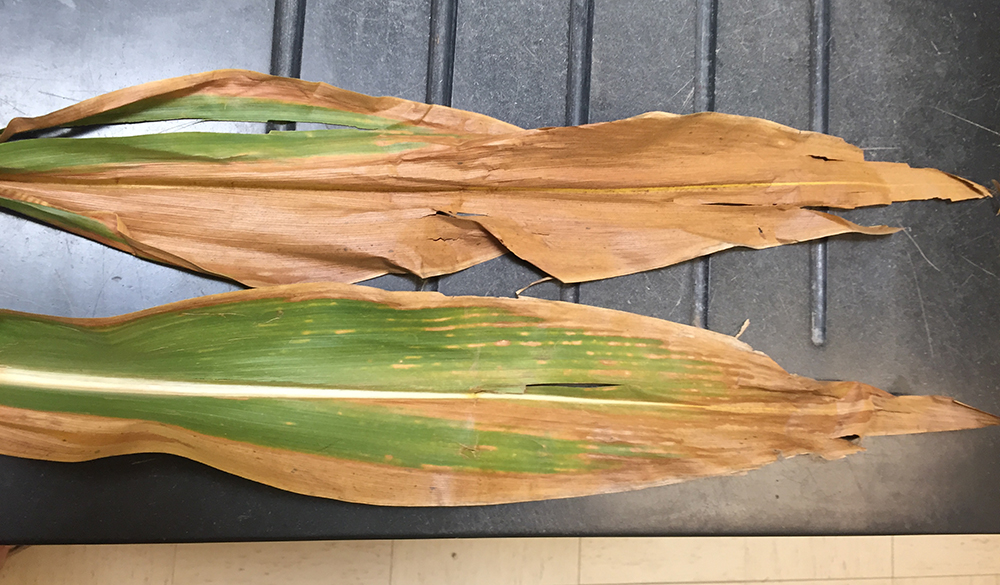
#> input picture assets/sample_images/Blight.jpg, 1000 x 585 px
$ python -i validator.py   (imports and definitions only)   (older library calls are emulated)
#> lines starting #> are read from the running program, lines starting #| are printed output that depends on the picture; after the words box and inside, x2 and y2 are one past the last pixel; in counts of white or black regions, pixels touching at a corner belong together
import cv2
import numpy as np
from PIL import Image

from utils.labels import CLASS_NAMES

MAIZE_HEALTHY_HUE = (68, 92)
MAIZE_LESION_HUE = (8, 34)
OTHER_PLANT_HUE = (38, 58)
FIELD_MAIZE_HUE = (40, 56)


def _pixel_ratio(mask: np.ndarray) -> float:
    return float(np.count_nonzero(mask)) / mask.size


def _vegetation_mask(hsv: np.ndarray) -> np.ndarray:
    h, s, v = cv2.split(hsv)
    return (s > 20) & (v > 30)


def _hue_stats(h: np.ndarray, vegetation: np.ndarray) -> tuple[float, float]:
    if not np.any(vegetation):
        return 0.0, 0.0
    hues = h[vegetation]
    return float(np.median(hues)), float(np.percentile(hues, 90) - np.percentile(hues, 10))


def analyze_leaf_likeness(image: Image.Image) -> dict:
    """Extract color and shape features used to reject non-maize uploads."""
    rgb = np.array(image.convert("RGB"))
    hsv = cv2.cvtColor(rgb, cv2.COLOR_RGB2HSV)
    h, s, v = cv2.split(hsv)
    vegetation = _vegetation_mask(hsv)

    green = cv2.inRange(hsv, (28, 25, 35), (95, 255, 255))
    brown_tan = cv2.inRange(hsv, (5, 25, 35), (22, 255, 210))
    rust_orange = cv2.inRange(hsv, (8, 40, 45), (22, 255, 255))

    foliage = cv2.bitwise_or(green, brown_tan)
    foliage = cv2.bitwise_or(foliage, rust_orange)

    skin = cv2.inRange(hsv, (0, 20, 50), (25, 170, 255))
    blue = cv2.inRange(hsv, (95, 35, 35), (135, 255, 255))
    gray = cv2.inRange(hsv, (0, 0, 35), (180, 45, 210))

    mango_fruit = cv2.inRange(hsv, (10, 70, 70), (26, 255, 255))
    citrus_fruit = cv2.inRange(hsv, (18, 90, 90), (32, 255, 255))
    tropical_leaf = cv2.inRange(hsv, (35, 35, 35), (58, 255, 220))

    maize_healthy_hue = (
        (h >= MAIZE_HEALTHY_HUE[0]) & (h <= MAIZE_HEALTHY_HUE[1]) & vegetation
    )
    maize_lesion_hue = (
        (h >= MAIZE_LESION_HUE[0])
        & (h <= MAIZE_LESION_HUE[1])
        & (s > 35)
        & vegetation
    )
    other_plant_hue = (
        (h >= OTHER_PLANT_HUE[0])
        & (h <= OTHER_PLANT_HUE[1])
        & (s > 30)
        & vegetation
    )

    veg_count = max(int(np.count_nonzero(vegetation)), 1)
    maize_healthy_ratio = float(np.count_nonzero(maize_healthy_hue)) / veg_count
    maize_lesion_ratio = float(np.count_nonzero(maize_lesion_hue)) / veg_count
    other_plant_ratio = float(np.count_nonzero(other_plant_hue)) / veg_count
    hue_median, hue_span = _hue_stats(h, vegetation)
    tropical_leaf_ratio = _pixel_ratio(tropical_leaf)
    fruit_ratio = max(_pixel_ratio(mango_fruit), _pixel_ratio(citrus_fruit))
    foliage_ratio = _pixel_ratio(foliage)
    aspect_ratio = _green_region_aspect_ratio(green)
    saturation_median, texture_variance = _texture_stats(rgb, hsv, vegetation)

    return {
        "foliage_ratio": foliage_ratio,
        "green_ratio": _pixel_ratio(green),
        "rust_orange_ratio": _pixel_ratio(rust_orange),
        "skin_ratio": _pixel_ratio(skin),
        "object_ratio": _pixel_ratio(cv2.bitwise_or(blue, gray)),
        "fruit_ratio": fruit_ratio,
        "maize_healthy_hue_ratio": maize_healthy_ratio,
        "maize_lesion_ratio": maize_lesion_ratio,
        "maize_disease_hue_ratio": maize_lesion_ratio,
        "other_plant_green_ratio": other_plant_ratio,
        "tropical_leaf_ratio": tropical_leaf_ratio,
        "background_ratio": 1.0 - foliage_ratio,
        "aspect_ratio": aspect_ratio,
        "hue_median": hue_median,
        "hue_span": hue_span,
        "saturation_median": saturation_median,
        "texture_variance": texture_variance,
    }


def _texture_stats(
    rgb: np.ndarray, hsv: np.ndarray, vegetation: np.ndarray
) -> tuple[float, float]:
    _, s, _ = cv2.split(hsv)
    if not np.any(vegetation):
        return 0.0, 0.0

    saturation_median = float(np.median(s[vegetation]))
    gray = cv2.cvtColor(rgb, cv2.COLOR_RGB2GRAY)
    texture_variance = float(cv2.Laplacian(gray, cv2.CV_64F)[vegetation].var())
    return saturation_median, texture_variance


def _green_region_aspect_ratio(green_mask: np.ndarray) -> float:
    contours, _ = cv2.findContours(green_mask, cv2.RETR_EXTERNAL, cv2.CHAIN_APPROX_SIMPLE)
    if not contours:
        return 1.0
    contour = max(contours, key=cv2.contourArea)
    x, y, w, h = cv2.boundingRect(contour)
    if min(w, h) == 0:
        return 1.0
    return max(w, h) / min(w, h)


# [248 lines left out: functions _reject_other_plant_message, _is_tropical_broadleaf_not_maize, _symptoms_match_prediction, _is_similar_grass_not_maize, _is_field_diseased_maize_photo, _is_field_maize_photo and 1 more, not called in this run]

>>> from PIL import Image
>>> picture = Image.open('../assets/sample_images/Blight.jpg')
#> picture is the input picture: PIL image 1000x585 RGB; mean R, G, B 155.2, 137, 107.7
>>> result = analyze_leaf_likeness(picture)
#> in analyze_leaf_likeness, `hsv = cv2.cvtColor(rgb, cv2.COLOR_RGB2HSV)`: hsv: shape (585, 1000, 3); mean H, S, V 41.8, 81.6, 160.3
#> in analyze_leaf_likeness, `h, s, v = cv2.split(hsv)`:
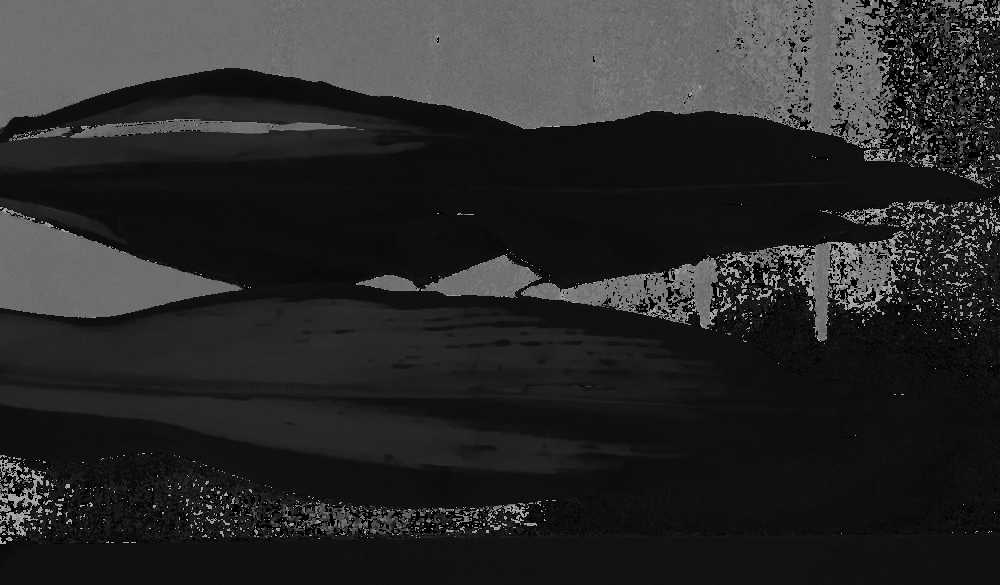
#> h: shape (585, 1000); min 0, max 179, mean 41.8
#> in analyze_leaf_likeness, `h, s, v = cv2.split(hsv)`:
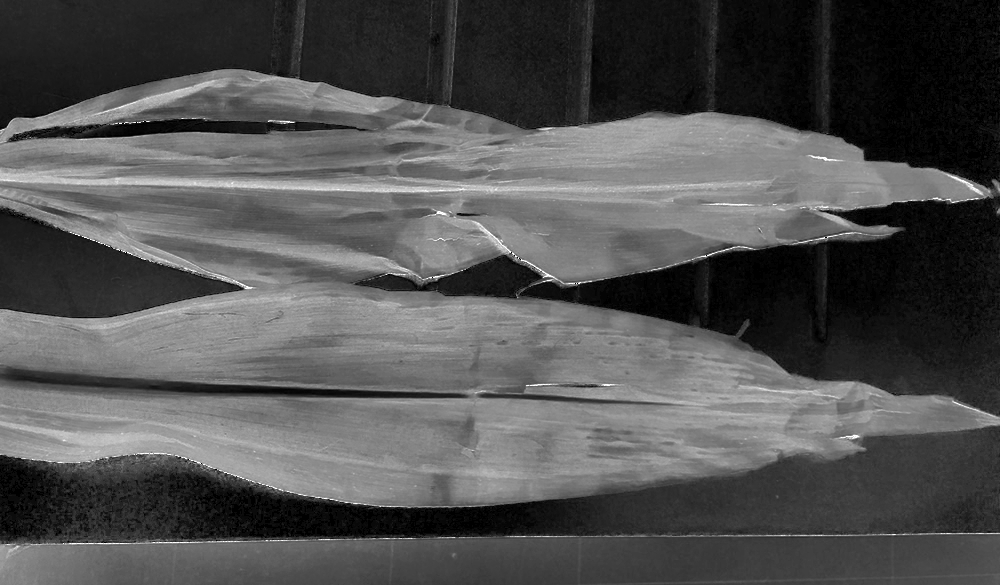
#> s: shape (585, 1000); min 0, max 255, mean 81.6
#> in analyze_leaf_likeness, `h, s, v = cv2.split(hsv)`:
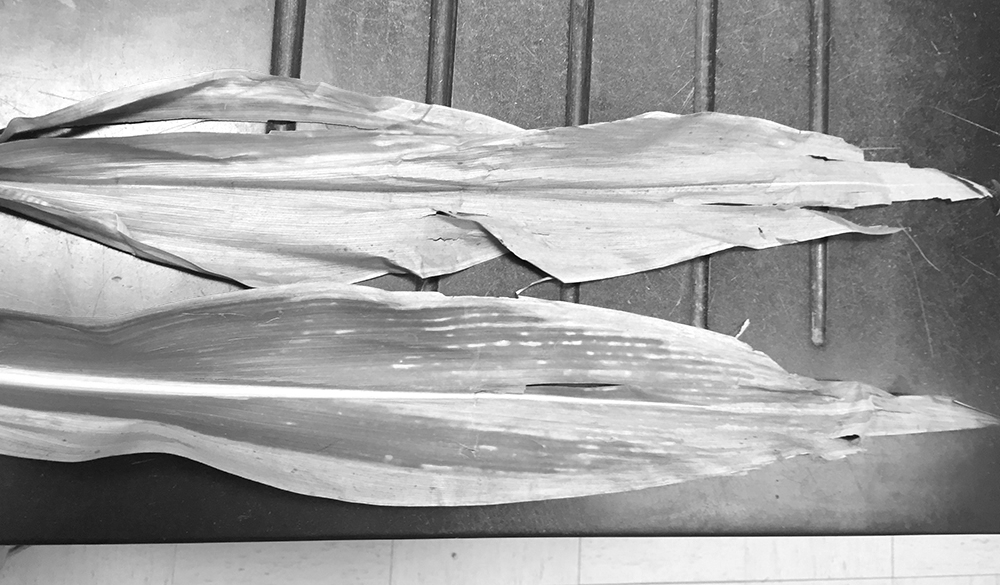
#> v: shape (585, 1000); min 0, max 255, mean 160.3
#> in _vegetation_mask, `return (s > 20) & (v > 30)`:
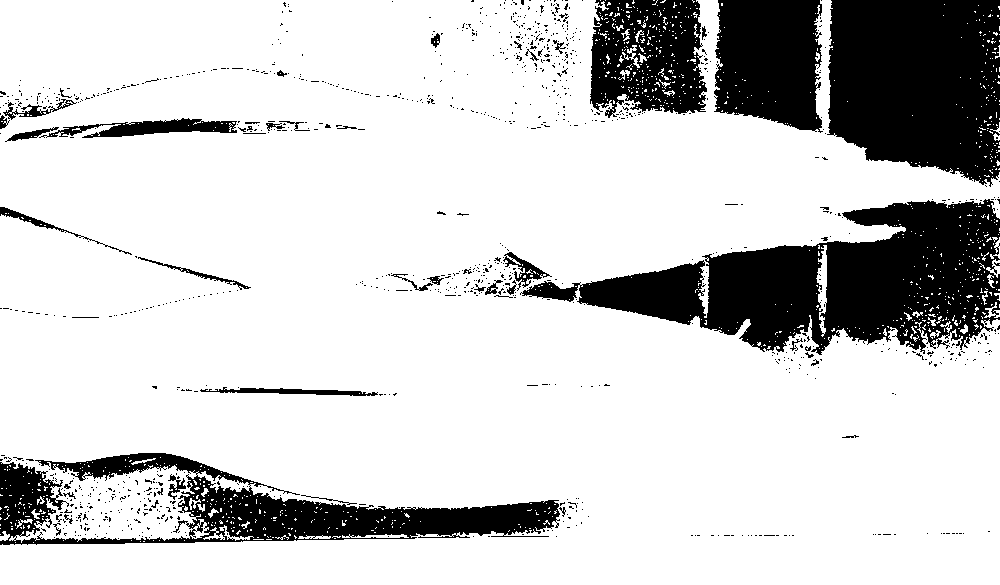
#> returned value: shape (585, 1000) bool; 80.6% white; 1057 black regions (1009 under 20 px), largest, box (x1, y1, x2, y2) and area: (520, 199, 1000, 355) 35805, (827, 0, 1000, 187) 27378, (0, 453, 560, 545) 18724
#> in analyze_leaf_likeness, `green = cv2.inRange(hsv, (28, 25, 35), (95, 255, 255))`: green: shape (585, 1000); 13.8% white; 627 white regions (611 under 20 px), largest, box (x1, y1, x2, y2) and area: (0, 299, 684, 394) 39930, (0, 384, 586, 473) 20752, (0, 96, 421, 171) 15097
#> in analyze_leaf_likeness, `brown_tan = cv2.inRange(hsv, (5, 25, 35), (22, 255, 210))`:
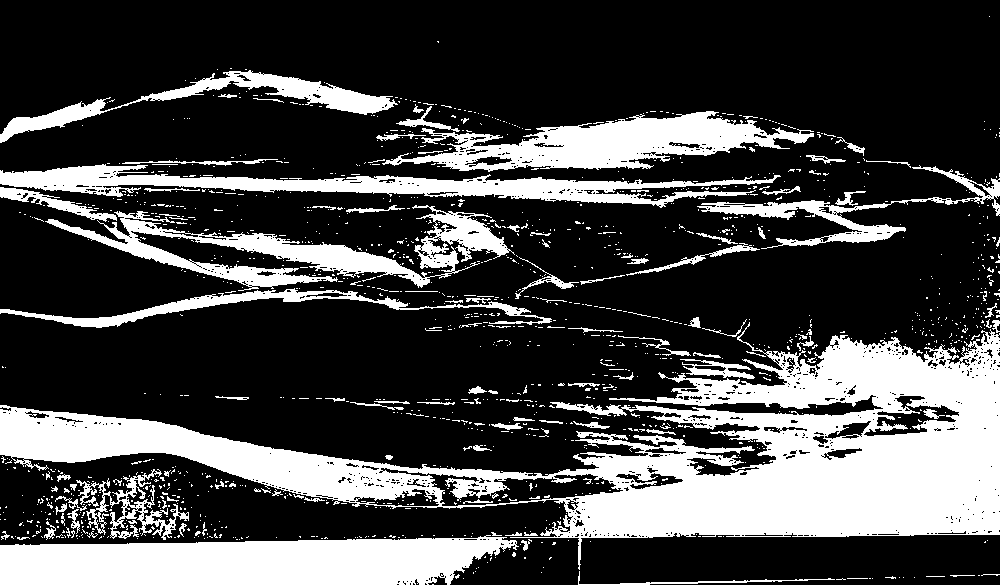
#> brown_tan: shape (585, 1000); 27.4% white; 1366 white regions (1248 under 20 px), largest, box (x1, y1, x2, y2) and area: (0, 322, 1000, 570) 77665, (0, 535, 519, 585) 20691, (382, 111, 814, 172) 11727
#> in analyze_leaf_likeness, `rust_orange = cv2.inRange(hsv, (8, 40, 45), (22, 255, 255))`: rust_orange: shape (585, 1000); 46.2% white; 239 white regions (208 under 20 px), largest, box (x1, y1, x2, y2) and area: (0, 69, 1000, 585) 267321, (50, 384, 190, 396) 410, (589, 369, 634, 380) 309
#> in analyze_leaf_likeness, `foliage = cv2.bitwise_or(green, brown_tan)`: foliage: shape (585, 1000); 41.3% white; 1535 white regions (1426 under 20 px), largest, box (x1, y1, x2, y2) and area: (0, 322, 1000, 570) 98868, (0, 288, 691, 403) 45549, (0, 70, 781, 208) 32697
#> in analyze_leaf_likeness, `foliage = cv2.bitwise_or(foliage, rust_orange)`: foliage: shape (585, 1000); 62.6% white; 768 black regions (690 under 20 px), largest, box (x1, y1, x2, y2) and area: (0, 0, 1000, 188) 114105, (520, 196, 1000, 370) 40115, (0, 453, 573, 545) 26622
#> in analyze_leaf_likeness, `skin = cv2.inRange(hsv, (0, 20, 50), (25, 170, 255))`: skin: shape (585, 1000); 47.9% white; 632 white regions (589 under 20 px), largest, box (x1, y1, x2, y2) and area: (0, 68, 1000, 585) 274522, (0, 425, 91, 462) 1721, (458, 445, 497, 458) 257
#> in analyze_leaf_likeness, `blue = cv2.inRange(hsv, (95, 35, 35), (135, 255, 255))`: blue: shape (585, 1000); 5.1% white; 929 white regions (866 under 20 px), largest, box (x1, y1, x2, y2) and area: (0, 246, 240, 317) 10327, (0, 0, 204, 46) 5397, (321, 0, 424, 96) 2403
#> in analyze_leaf_likeness, `gray = cv2.inRange(hsv, (0, 0, 35), (180, 45, 210))`: gray: shape (585, 1000); 32.2% white; 538 white regions (509 under 20 px), largest, box (x1, y1, x2, y2) and area: (299, 0, 1000, 189) 85361, (355, 196, 1000, 409) 53006, (0, 455, 648, 540) 25229
#> in analyze_leaf_likeness, `mango_fruit = cv2.inRange(hsv, (10, 70, 70), (26, 255, 255))`: mango_fruit: shape (585, 1000); 38.3% white; 282 white regions (251 under 20 px), largest, box (x1, y1, x2, y2) and area: (0, 69, 1000, 507) 195052, (0, 537, 608, 585) 20889, (675, 534, 1000, 585) 4871
#> in analyze_leaf_likeness, `citrus_fruit = cv2.inRange(hsv, (18, 90, 90), (32, 255, 255))`: citrus_fruit: shape (585, 1000); 6.4% white; 572 white regions (525 under 20 px), largest, box (x1, y1, x2, y2) and area: (0, 300, 746, 420) 18409, (133, 393, 686, 475) 6510, (0, 116, 466, 175) 4197
#> in analyze_leaf_likeness, `tropical_leaf = cv2.inRange(hsv, (35, 35, 35), (58, 255, 220))`: tropical_leaf: shape (585, 1000); 9% white; 362 white regions (349 under 20 px), largest, box (x1, y1, x2, y2) and area: (0, 299, 593, 384) 25925, (0, 386, 473, 466) 14121, (0, 129, 373, 169) 6330
#> in analyze_leaf_likeness, `maize_healthy_hue = ( (h >= MAIZE_HEALTHY_HUE[0]) & (h <= MAIZE_HEALTH..`: maize_healthy_hue: shape (585, 1000) bool; 0% white in thin lines or dots, all inside (x1, y1, x2, y2) = (18, 123, 985, 530)
#> in analyze_leaf_likeness, `maize_lesion_hue = ( (h >= MAIZE_LESION_HUE[0]) & (h <= MAIZE_LESION_H..`: maize_lesion_hue: shape (585, 1000) bool; 54.6% white; 496 black regions (470 under 20 px), largest, box (x1, y1, x2, y2) and area: (0, 0, 1000, 189) 114285, (354, 196, 1000, 386) 50187, (0, 453, 602, 545) 27184
#> in analyze_leaf_likeness, `other_plant_hue = ( (h >= OTHER_PLANT_HUE[0]) & (h <= OTHER_PLANT_HUE[..`:
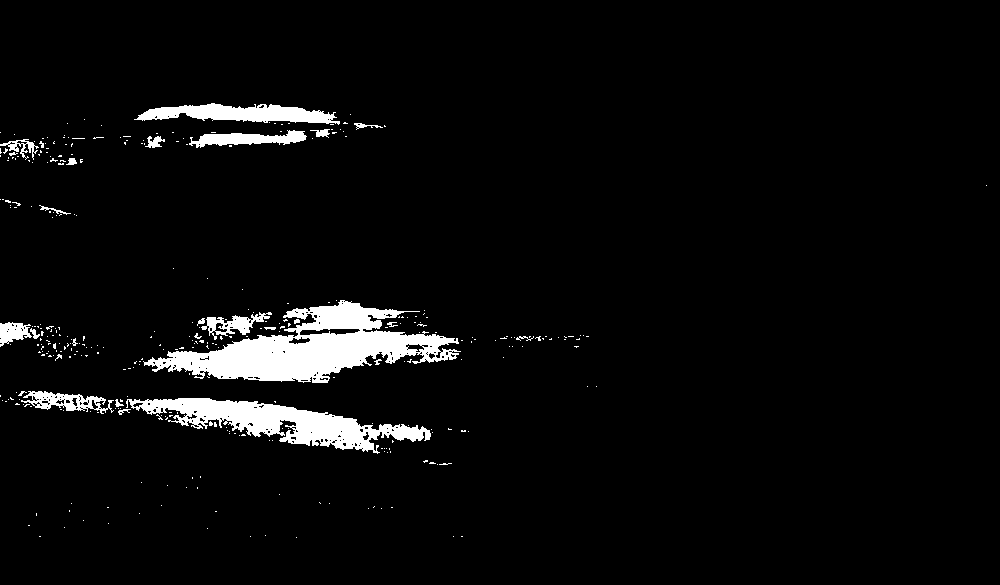
#> other_plant_hue: shape (585, 1000) bool; 4.4% white; 348 white regions (322 under 20 px)
#> in analyze_leaf_likeness, `veg_count = max(int(np.count_nonzero(vegetation)), 1)`: veg_count = 471614
#> in analyze_leaf_likeness, `maize_healthy_ratio = float(np.count_nonzero(maize_healthy_hue)) / veg..`: maize_healthy_ratio = 5.51e-05
#> in analyze_leaf_likeness, `maize_lesion_ratio = float(np.count_nonzero(maize_lesion_hue)) / veg_c..`: maize_lesion_ratio = 0.677
#> in analyze_leaf_likeness, `other_plant_ratio = float(np.count_nonzero(other_plant_hue)) / veg_count`: other_plant_ratio = 0.0543
#> in analyze_leaf_likeness, `hue_median, hue_span = _hue_stats(h, vegetation)`: hue_median = 17; hue_span = 97
#> in analyze_leaf_likeness, `tropical_leaf_ratio = _pixel_ratio(tropical_leaf)`: tropical_leaf_ratio = 0.09
#> in analyze_leaf_likeness, `fruit_ratio = max(_pixel_ratio(mango_fruit), _pixel_ratio(citrus_fruit))`: fruit_ratio = 0.383
#> in analyze_leaf_likeness, `foliage_ratio = _pixel_ratio(foliage)`: foliage_ratio = 0.626
#> in _green_region_aspect_ratio, `contours, _ = cv2.findContours(green_mask, cv2.RETR_EXTERNAL, cv2.CHAI..`: contours = 625 contours, 614 with area under 20; largest, box (x1, y1, x2, y2) and area: (0, 299, 684, 394) 39885, (0, 384, 586, 473) 20532, (0, 96, 421, 171) 14312, (0, 198, 111, 237) 1040, (480, 385, 635, 403) 738
#> in _green_region_aspect_ratio, `contour = max(contours, key=cv2.contourArea)`: contour = contour of 952 points, box (x1, y1, x2, y2) (0, 299, 684, 394), area 39885
#> in _green_region_aspect_ratio, `x, y, w, h = cv2.boundingRect(contour)`: x = 0; y = 299; w = 684; h = 95
#> in analyze_leaf_likeness, `aspect_ratio = _green_region_aspect_ratio(green)`: aspect_ratio = 7.2
#> in _texture_stats, `saturation_median = float(np.median(s[vegetation]))`: saturation_median = 108
#> in _texture_stats, `gray = cv2.cvtColor(rgb, cv2.COLOR_RGB2GRAY)`:
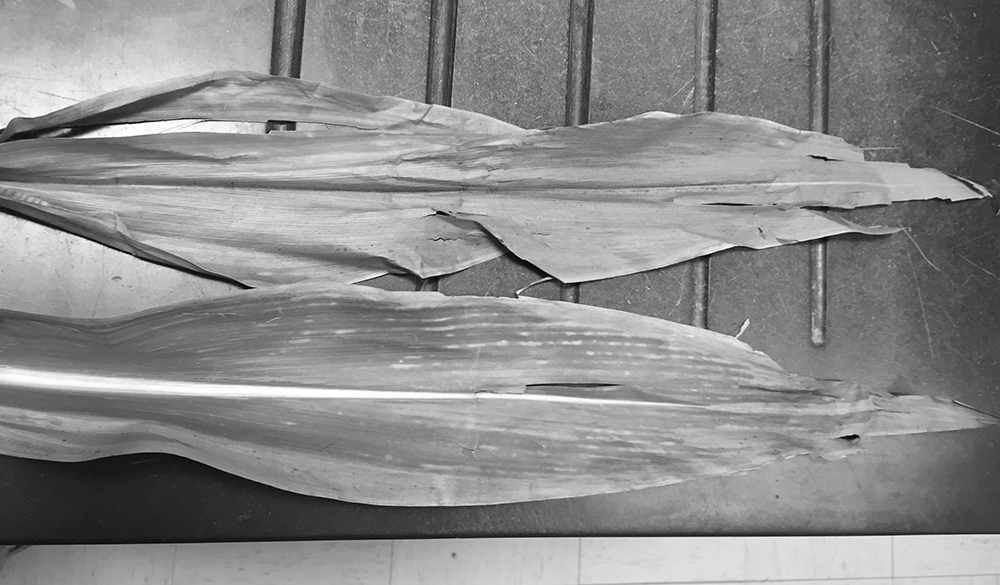
#> gray: shape (585, 1000); min 0, max 255, mean 139.1
#> in _texture_stats, `texture_variance = float(cv2.Laplacian(gray, cv2.CV_64F)[vegetation].v..`: texture_variance = 508.3
#> in analyze_leaf_likeness, `saturation_median, texture_variance = _texture_stats(rgb, hsv, vegetat..`: saturation_median = 108; texture_variance = 508.3
#> result = 17 items

$ run again, on assets/sample_images/Common_Rust.jpg
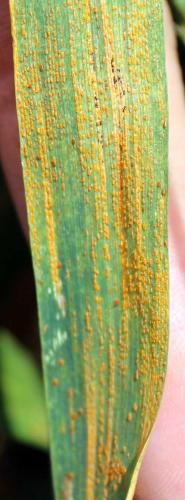
#> input picture assets/sample_images/Common_Rust.jpg, 185 x 500 px
#> picture is the input picture: PIL image 185x500 RGB; mean R, G, B 153.2, 154.8, 94.7
#> hsv: shape (500, 185, 3); mean H, S, V 41, 118.7, 167.7
#> in _vegetation_mask, `return (s > 20) & (v > 30)`:
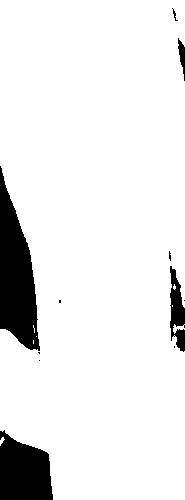
#> returned value: shape (500, 185) bool; 91.1% white; 11 black regions (6 under 20 px), largest, box (x1, y1, x2, y2) and area: (0, 166, 40, 351) 4353, (0, 430, 53, 500) 2854, (170, 266, 185, 352) 798, (178, 38, 185, 81) 154, (172, 8, 178, 21) 22
#> green: shape (500, 185); 53.5% white; 103 black regions (45 under 20 px), largest, box (x1, y1, x2, y2) and area: (79, 0, 185, 500) 21782, (0, 0, 64, 362) 11491, (0, 427, 54, 500) 2933
#> brown_tan: shape (500, 185); 7.1% white; 293 white regions (259 under 20 px), largest, box (x1, y1, x2, y2) and area: (0, 0, 29, 241) 1034, (117, 143, 143, 308) 1033, (98, 426, 127, 485) 658
#> rust_orange: shape (500, 185); 11.7% white; 210 white regions (154 under 20 px), largest, box (x1, y1, x2, y2) and area: (112, 116, 147, 310) 2224, (164, 0, 185, 159) 1631, (130, 340, 170, 500) 1111
#> skin: shape (500, 185); 21.6% white; 334 white regions (245 under 20 px), largest, box (x1, y1, x2, y2) and area: (0, 0, 49, 240) 3711, (161, 0, 185, 263) 3668, (129, 325, 185, 500) 2798
#> blue: shape (500, 185); every value is 0
#> mango_fruit: shape (500, 185); 21.9% white; 137 white regions (64 under 20 px), largest, box (x1, y1, x2, y2) and area: (87, 0, 153, 361) 6394, (128, 266, 169, 500) 2988, (86, 384, 128, 500) 2180
#> citrus_fruit: shape (500, 185); 32% white; 78 white regions (48 under 20 px), largest, box (x1, y1, x2, y2) and area: (64, 0, 169, 500) 16447, (10, 0, 65, 294) 5541, (83, 305, 128, 500) 3896
#> tropical_leaf: shape (500, 185); 31.9% white; 151 white regions (104 under 20 px), largest, box (x1, y1, x2, y2) and area: (0, 0, 123, 500) 19534, (112, 311, 148, 487) 2614, (142, 95, 169, 189) 1170
#> maize_healthy_hue: shape (500, 185) bool; 2.1% white; 37 white regions (20 under 20 px), largest, box (x1, y1, x2, y2) and area: (43, 296, 73, 371) 811, (54, 382, 67, 416) 208, (73, 266, 82, 312) 166
#> maize_lesion_hue: shape (500, 185) bool; 41.7% white; 69 white regions (42 under 20 px), largest, box (x1, y1, x2, y2) and area: (64, 0, 185, 500) 28863, (8, 0, 67, 297) 6779, (43, 10, 67, 84) 792
#> other_plant_hue: shape (500, 185) bool; 27.8% white; 133 white regions (83 under 20 px)
#> veg_count = 84291
#> maize_healthy_ratio = 0.023
#> maize_lesion_ratio = 0.457
#> other_plant_ratio = 0.305
#> hue_median = 33; hue_span = 44
#> tropical_leaf_ratio = 0.319
#> fruit_ratio = 0.32
#> foliage_ratio = 0.661
#> contours = 52 contours, 37 with area under 20; largest, box (x1, y1, x2, y2) and area: (0, 0, 160, 500) 40890, (105, 0, 170, 321) 9152, (21, 130, 50, 185) 439, (171, 0, 185, 47) 338, (93, 474, 105, 500) 158
#> contour = contour of 1191 points, box (x1, y1, x2, y2) (0, 0, 160, 500), area 40890
#> in _green_region_aspect_ratio, `x, y, w, h = cv2.boundingRect(contour)`: x = 0; w = 160; h = 500
#> aspect_ratio = 3.12
#> in _texture_stats, `saturation_median = float(np.median(s[vegetation]))`: saturation_median = 113
#> in _texture_stats, `gray = cv2.cvtColor(rgb, cv2.COLOR_RGB2GRAY)`:
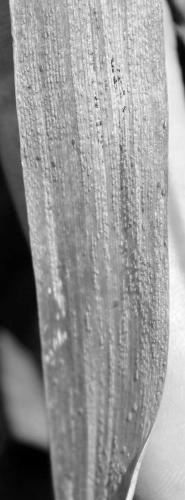
#> gray: shape (500, 185); min 0, max 254, mean 147.5
#> in _texture_stats, `texture_variance = float(cv2.Laplacian(gray, cv2.CV_64F)[vegetation].v..`: texture_variance = 731.5
#> in analyze_leaf_likeness, `saturation_median, texture_variance = _texture_stats(rgb, hsv, vegetat..`: saturation_median = 113; texture_variance = 731.5
#> result = 17 items
